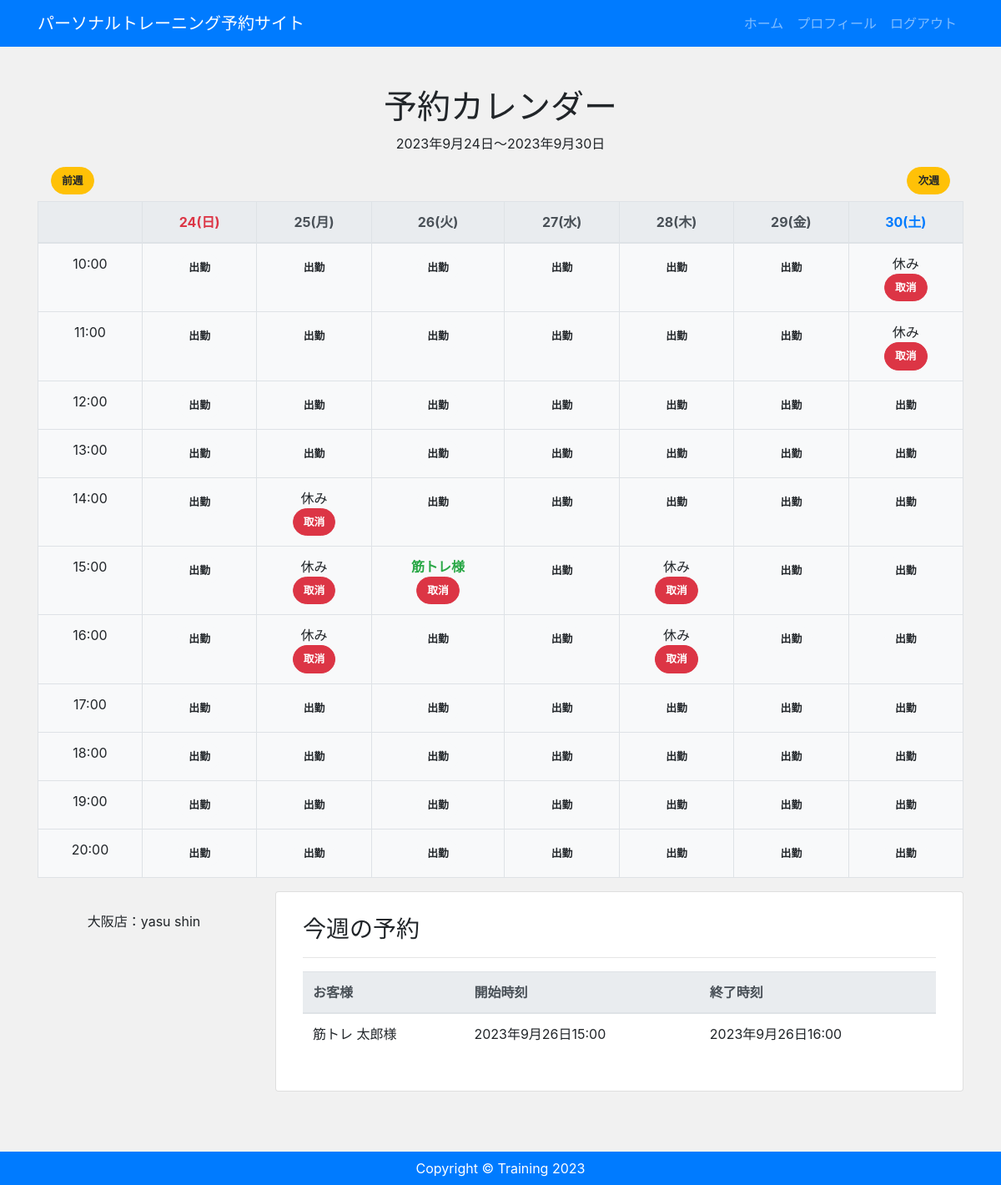
Screenshot of /mypage/2023/9/24/ (signed in) with the database file from the repository.
### app/models.py (models this page shows, shortened)
class Booking(models.Model):
    staff = models.ForeignKey(Staff, verbose_name='スタッフ', on_delete=models.CASCADE)
    first_name = models.CharField('姓', max_length=100, null=True, blank=True)
    last_name = models.CharField('名', max_length=100, null=True, blank=True)
    tel = models.CharField('電話番号', max_length=100, null=True, blank=True)
    remarks = models.TextField('備考', default="", blank=True)
    start = models.DateTimeField('開始時間', default=timezone.now)
    end = models.DateTimeField('終了時間', default=timezone.now)

class Staff(models.Model):
    user = models.OneToOneField(CustomUser, verbose_name='スタッフ', on_delete=models.CASCADE)
    store = models.ForeignKey(Store, verbose_name='店舗', on_delete=models.CASCADE)

class Store(models.Model):
    name = models.CharField('店舗', max_length=100)
    address = models.CharField('住所', max_length=100, null=True, blank=True)
    tel = models.CharField('電話番号', max_length=100, null=True, blank=True)
    description = models.TextField('説明', default="", blank=True)

### accounts/models.py (models this page shows, shortened)
class CustomUser(AbstractBaseUser, PermissionsMixin):
    email = models.EmailField('メールアドレス', unique=True)
    first_name = models.CharField(('姓'), max_length=30)
    last_name = models.CharField(('名'), max_length=30)
    description = models.TextField('自己紹介', default="", blank=True)
    is_staff = models.BooleanField(
        ('staff status'),
        default=False,
        help_text=('Designates whether the user can log into this admin site.'),
    )
    is_active = models.BooleanField(
        ('active'),
        default=True,
        help_text=(
            'Designates whether this user should be treated as active. '
            'Unselect this instead of deleting accounts.'
        ),
    )
    objects = UserManager()
    USERNAME_FIELD = 'email'
    EMAIL_FIELD = 'email'
    REQUIRED_FIELDS = []
    class Meta:
        verbose_name = ('user')
        verbose_name_plural = ('users')

### app/views.py (the view)
# urls.py: path('mypage/<int:year>/<int:month>/<int:day>/', views.MyPageView.as_view(), name='mypage'),
class MyPageView(LoginRequiredMixin, View):
    def get(self, request, *args, **kwargs):
        staff_data = Staff.objects.filter(id=request.user.id).select_related('user').select_related('store')[0]
        year = self.kwargs.get('year')
        month = self.kwargs.get('month')
        day = self.kwargs.get('day')
        start_date = date(year=year, month=month, day=day)
        days = [start_date + timedelta(days=day) for day in range(7)]
        start_day = days[0]
        end_day = days[-1]
        calendar = {}
        for hour in range(10, 21):
            row = {}
            for day_ in days:
                row[day_] = ""
            calendar[hour] = row
        start_time = make_aware(datetime.combine(start_day, time(hour=10, minute=0, second=0)))
        end_time = make_aware(datetime.combine(end_day, time(hour=20, minute=0, second=0)))
        booking_data = Booking.objects.filter(staff=staff_data).exclude(Q(start__gt=end_time) | Q(end__lt=start_time))
        for booking in booking_data:
            local_time = localtime(booking.start)
            booking_date = local_time.date()
            booking_hour = local_time.hour
            if (booking_hour in calendar) and (booking_date in calendar[booking_hour]):
                calendar[booking_hour][booking_date] = booking.first_name
        return render(request, 'app/mypage.html', {
            'staff_data': staff_data,
            'booking_data': booking_data,
            'calendar': calendar,
            'days': days,
            'start_day': start_day,
            'end_day': end_day,
            'before': days[0] - timedelta(days=7),
            'next': days[-1] + timedelta(days=1),
            'year': year,
            'month': month,
            'day': day,
        })

### app/templates/app/mypage.html (shortened to what this page needs)
{% extends "app/base.html" %}
{% block content %}
<div class="text-center my-5">
    <div class="mb-3">
        <h1>予約カレンダー</h1>
        <p>{{ start_day }}～{{ end_day }}</p>
    </div>
    <div class="d-flex mb-2">
        <div class="mx-3 mr-auto">
            <a class="btn btn-warning" href="{% url 'mypage' before.year before.month before.day %}">前週</a>
        </div>
        <div class="mx-3">
            <a class="btn btn-warning" href="{% url 'mypage' next.year next.month next.day %}">次週</a>
        </div>
    </div>
    <div class="mb-3">
        <table class="table table-bordered bg-light">
            <thead class="thead-light">
                <tr>
                    <th></th>
                    {% for day in days %}
                        {% if day.weekday == 5 %}
                            <th scope="col" class="text-primary">{{ day | date:"d(D)" }}</th>
                        {% elif day.weekday == 6 %}
                            <th scope="col" class="text-danger">{{ day | date:"d(D)" }}</th>
                        {% else %}
                            <th scope="col">{{ day | date:"d(D)" }}</th>
                        {% endif %}
                    {% endfor %}
                </tr>
            </thead>
            <tbody>
                {% for booking_hour, booking_date in calendar.items %}
                <tr>
                    <td scope="row">{{ booking_hour }}:00</td>
                    {% for datetime, book in booking_date.items %}
                    <td>
                        {% if book == "" %}
                            <form method="POST" action="{% url 'holiday' datetime.year datetime.month datetime.day booking_hour %}">
                                <button class="btn btn-light" type="submit">出勤</button>
                            </form>
                        {% else %}
                            {% if book == None %}
                                <p class="mb-0">休み</p>
                            {% else %}
                                <p class="mb-0 font-weight-bold text-success">{{ book }}様</p>
                            {% endif %}
                            <form method="POST" action="{% url 'delete' datetime.year datetime.month datetime.day booking_hour %}">
                                <button class="btn btn-danger" type="submit">取消</button>
                            </form>
                        {% endif %}
                    </td>
                    {% endfor %}
                </tr>
                {% endfor %}
            </tbody>
        </table>
    </div>
    <div class="row">
        <div class="col-md-3 mb-4 text-center mypage">
            <p>{{ staff_data.store.name }}店：{{ staff_data.user.first_name }} {{ staff_data.user.last_name }}</p>
        </div>
        <div class="col-md-9 mb-4">
            <div class="card">
                <div class="card-body px-2 py-1">
                    <div class="p-4 text-left">
                        <h3>今週の予約</h3>
                        <hr>
                        <table class="table">
                            <thead class="thead-light">
                                <tr>
                                    <th>お客様</th>
                                    <th>開始時刻</th>
                                    <th>終了時刻</th>
                                </tr>
                            </thead>
                            <tbody>
                                {% for booking in booking_data %}
                                    {% if booking.first_name != None %}
                                        <tr>
                                            <td>{{ booking.first_name }} {{ booking.last_name }}様</td>
                                            <td>{{ booking.start }}</td>
                                            <td>{{ booking.end }}</td>
                                        </tr>
                                    {% endif %}
                                {% endfor %}
                            </tbody>
                        </table>
                    </div>
                </div>
            </div>
        </div>
    </div>
</div>
{% endblock %}

### app/static/css/style.css (style rules this page uses)
* { margin: 0; padding: 0; box-sizing: border-box; }
body { background: #F1F1F1; display: flex; flex-flow: column; min-height: 100vh; }
table { border-spacing: 0; }
.card-body { padding: 2rem; }
.btn { font-size: 80%; border-radius: 5rem; font-weight: bold; }

### rows the page displays
Booking: booking_date "筋トレ", first_name "筋トレ", last_name "太郎", start "2023年9月26日15:00", end "2023年9月26日16:00"
Staff: store.name "大阪", user.first_name "yasu", user.last_name "shin"

### other values shown
{{ start_day }} "2023年9月24日"
{{ end_day }} "2023年9月30日"
{{ day | date:"d(D)" }} "24(日)"
{{ day | date:"d(D)" }} "25(月)" "26(火)" "27(水)" "28(木)" "29(金)"
{{ day | date:"d(D)" }} "30(土)"
{{ booking_hour }} "10" "11" "12" "13" "14" "15" "16" "17" "18" "19" "20"
